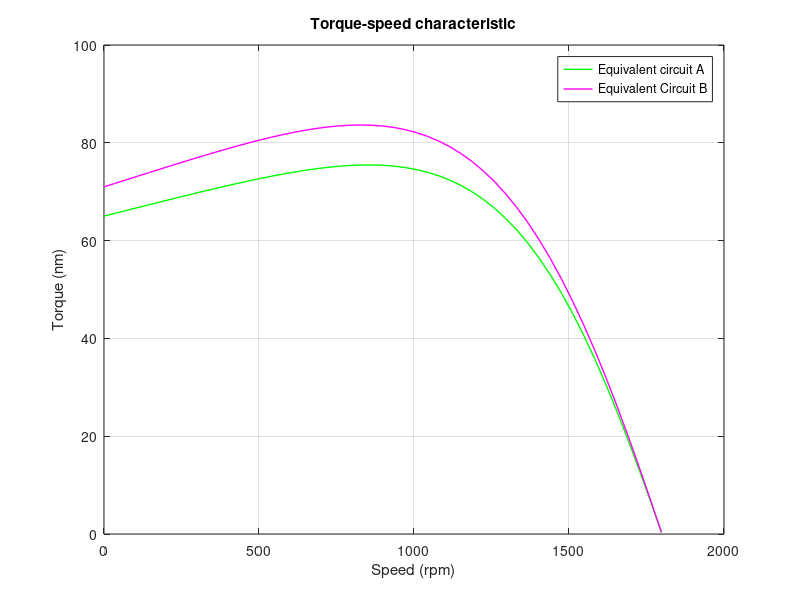
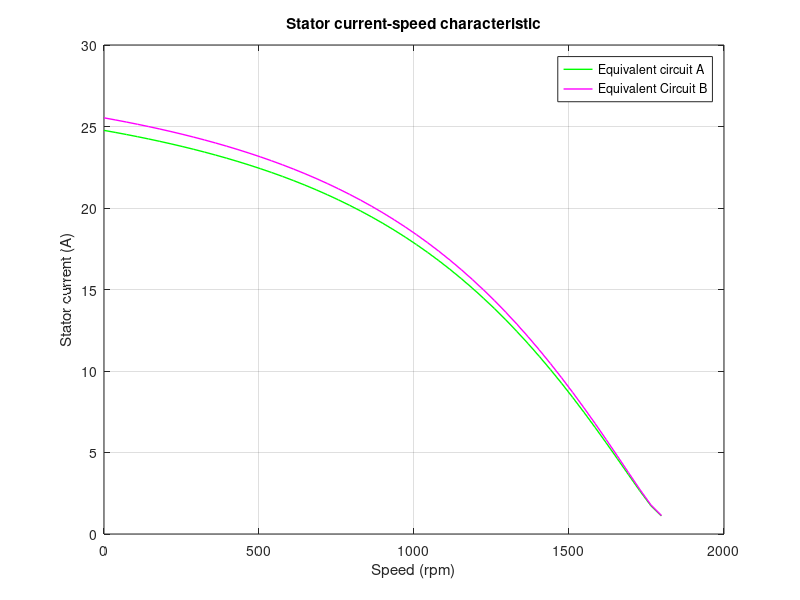

The MATLAB source for these figures, in order:
clear all;
close all;
clc

%Initializing values
r1 = 1.4;                   %Stator resistance
x1 = 6.875;                 %Stator reactance
r2 = 7.46;                  %Rotor resistance
x2 = 6.875;                 %Rotor reactance
xm = 379.1;                 %Magnetization branch reactance
rc = 1146;

v1 = 400;                   %Phase voltage
ns = 1800;                  %Synchronous speed (rpm)
ws = 188.5;                 %Synchronous speed (rad/s)

%Creating many slips between 0 and 1 and starting from
%0.001 to avoid program crashing

k = [0:1:50];
s = k/50;     
s(1) = 0.001;
nm =(1-s)*ns;      

%Original circuit
for i = 1:51
    z1 = r1 + j*x1;
    zp = (rc*j*xm)/(rc+j*xm);
    z2(i) = r2/s(i) + j*x2;
    ztotal(i) = z1 + (z2(i)*zp)/(z2(i)+zp);
    i1(i) = 400 / ztotal(i);
    e1(i) = v1 - i1(i)*(r1+j*x1);
    t_em1(i) = (3*(real(e1(i))^2) *(r2/s(i))) / (ws * (( r2/s(i) )^2 + (x2)^2));
    
end

%Shifted parallel part circuit
for n = 1:51
    t_em2(n) = ( 3 * v1^2 * r2 /s(n)) / (ws * ((r1 + r2/s(n) )^2 +(x1 +x2)^2 ));
end

%Plot the torque speed characteristic
figure()
plot(nm,t_em1,'g','LineWidth',1.0);
hold on;
plot(nm,t_em2,'m','LineWidth',1.0);
xlabel('Speed (rpm)');
ylabel('Torque (nm)');
title('Torque-speed characteristic');
legend('Equivalent circuit A', 'Equivalent Circuit B');
grid on;

for c = 1:51
    z1 = r1 + j*x1;
    zp = (rc*j*xm)/(rc+j*xm);
    z2(c) = r2/s(c) + j*x2;
    ztotal(c) = z1 + (z2(c)*zp)/(z2(c)+zp);
    i1a(c) = v1 / abs(ztotal(c));
end

for y = 1:51
    zs(y) = r1 + j*x1 + r2/s(y) + j*x2;
    zp = (rc*j*xm)/(rc+j*xm);
    ztotal2(y) = (zs(y)*zp)/(zs(y)+zp);
    i1b(y) = v1 / abs(ztotal2(y));
end

%Plot the current speed characteristic

figure()
plot(nm, i1a,'g','LineWidth',1.0);
hold on 
plot(nm, i1b,'m','LineWidth',1.0);
xlabel('Speed (rpm)');
ylabel('Stator current (A)');
title('Stator current-speed characteristic');
legend('Equivalent circuit A', 'Equivalent Circuit B');
grid on;
